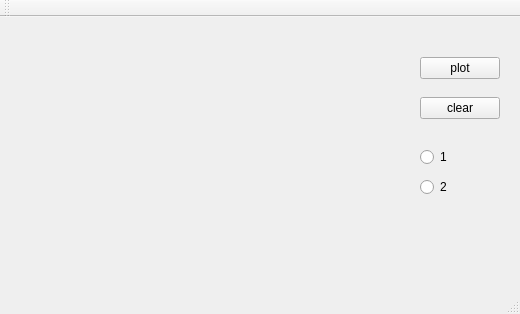
<?xml version="1.0" encoding="UTF-8"?>
<ui version="4.0">
 <class>MainWindow</class>
 <widget class="QMainWindow" name="MainWindow">
  <property name="geometry">
   <rect>
    <x>0</x>
    <y>0</y>
    <width>520</width>
    <height>314</height>
   </rect>
  </property>
  <property name="windowTitle">
   <string>MainWindow</string>
  </property>
  <widget class="QWidget" name="centralWidget">
   <widget class="QCustomPlot" name="customPlot" native="true">
    <property name="geometry">
     <rect>
      <x>10</x>
      <y>10</y>
      <width>381</width>
      <height>241</height>
     </rect>
    </property>
   </widget>
   <widget class="QPushButton" name="Start">
    <property name="geometry">
     <rect>
      <x>420</x>
      <y>40</y>
      <width>80</width>
      <height>22</height>
     </rect>
    </property>
    <property name="text">
     <string>plot</string>
    </property>
   </widget>
   <widget class="QPushButton" name="clear">
    <property name="geometry">
     <rect>
      <x>420</x>
      <y>80</y>
      <width>80</width>
      <height>22</height>
     </rect>
    </property>
    <property name="text">
     <string>clear</string>
    </property>
   </widget>
   <widget class="QRadioButton" name="radioButton">
    <property name="geometry">
     <rect>
      <x>420</x>
      <y>130</y>
      <width>100</width>
      <height>20</height>
     </rect>
    </property>
    <property name="text">
     <string>1</string>
    </property>
   </widget>
   <widget class="QRadioButton" name="radioButton_2">
    <property name="geometry">
     <rect>
      <x>420</x>
      <y>160</y>
      <width>100</width>
      <height>20</height>
     </rect>
    </property>
    <property name="text">
     <string>2</string>
    </property>
   </widget>
   <widget class="QCustomPlot" name="custom" native="true">
    <property name="geometry">
     <rect>
      <x>10</x>
      <y>10</y>
      <width>381</width>
      <height>241</height>
     </rect>
    </property>
   </widget>
  </widget>
  <widget class="QMenuBar" name="menuBar">
   <property name="geometry">
    <rect>
     <x>0</x>
     <y>0</y>
     <width>520</width>
     <height>19</height>
    </rect>
   </property>
  </widget>
  <widget class="QToolBar" name="mainToolBar">
   <attribute name="toolBarArea">
    <enum>TopToolBarArea</enum>
   </attribute>
   <attribute name="toolBarBreak">
    <bool>false</bool>
   </attribute>
  </widget>
  <widget class="QStatusBar" name="statusBar"/>
 </widget>
 <layoutdefault spacing="6" margin="11"/>
 <customwidgets>
  <customwidget>
   <class>QCustomPlot</class>
   <extends>QWidget</extends>
   <header location="global">qcustomplot.h</header>
   <container>1</container>
  </customwidget>
 </customwidgets>
 <resources/>
 <connections/>
</ui>
